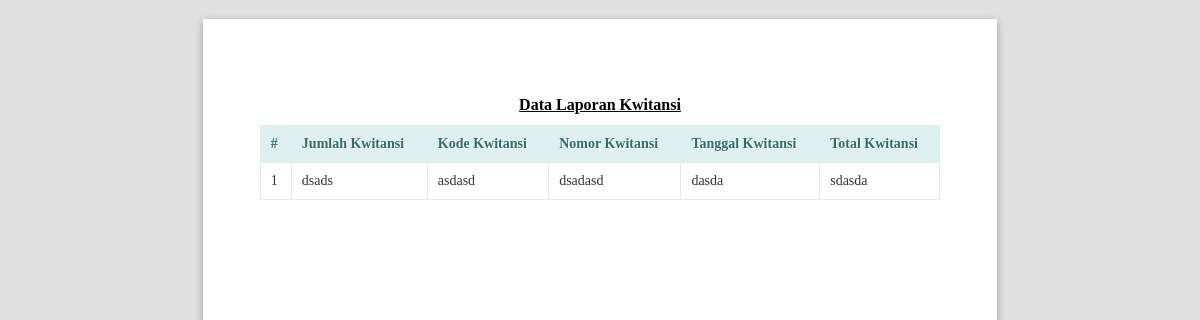
/public/kwitansi/lihatlaporan (signed in), run on the app's committed database.
### tables this page shows
CREATE TABLE `tb_kwitansi` (
  `id` int NOT NULL,
  `jumlah_kwitansi` char(50) NOT NULL,
  `kode_kwitansi` char(50) NOT NULL,
  `nomor_kwitansi` char(50) NOT NULL,
  `tanggal_kwitansi` char(50) NOT NULL,
  `total_kwitansi` char(50) NOT NULL
);

### app/core/Controller.php (called while the page is built, shortened)
<?php
class Controller
{
    public function view($view, $data = [])
    {
        require_once '../app/views/' . $view . '.php';
    }
    public function model($model)
    {
        return new $model;
    }
}

### app/controllers/Kwitansi.php (called while the page is built, shortened)
<?php
class Kwitansi extends Controller
{
    public function lihatlaporan()
    {
        $data['title'] = 'Data Laporan Kwitansi';
        $data['tb_kwitansi'] = $this->model('KwitansiModel')->getAllKwitansi();
        $this->view('kwitansi/lihatlaporan', $data);
    }
}

### app/core/App.php (called while the page is built, shortened)
<?php
class App
{
    protected $method = 'index';
    protected $params = [];
    public function __construct()
    {
        $url = $this->parseURL();
        if (is_array($url) && isset($url[0]) && file_exists('../app/controllers/' . $url[0] . '.php')) {
            unset($url[0]);
        }
        $this->controller = new $this->controller;
        if (isset($url[1])) {
            if (method_exists($this->controller, $url[1])) {
                $this->method = $url[1];
            }
        }
        call_user_func_array([$this->controller, $this->method], $this->params);
    }
    public function parseURL()
    {
        if (isset($_GET['url'])) {
            $url = rtrim($_GET['url'], '/');
            $url = filter_var($url, FILTER_SANITIZE_URL);
            $url = explode('/', $url);
            return $url;
        }
    }
}

### public/index.php (called while the page is built, shortened)
<?php
$app = new App;

### app/core/Database.php (called while the page is built, shortened)
<?php
class Database
{
    private $host = DB_HOST;
    private $user = DB_USER;
    private $pass = DB_PASS;
    private $dbnm = DB_NAME;
    private $dbh;
    private $stmt;
    public function __construct()
    {
        $dsn = 'mysql:host=' . $this->host . ';dbname=' . $this->dbnm;
        $option = [
            PDO::ATTR_PERSISTENT => true,
            PDO::ATTR_ERRMODE => PDO::ERRMODE_EXCEPTION
        ];
        try {
            $this->dbh = new PDO($dsn, $this->user, $this->pass, $option);
        } catch (PDOException $e) {
            die($e->getMessage());
        }
    }
    public function query($query)
    {
        $this->stmt = $this->dbh->prepare($query);
    }
    public function execute()
    {
        $this->stmt->execute();
    }
    public function resultSet()
    {
        $this->execute();
        return $this->stmt->fetchAll(PDO::FETCH_ASSOC);
    }
}

### app/models/KwitansiModel.php (called while the page is built, shortened)
<?php
class KwitansiModel
{
    private $table = 'tb_kwitansi';
    private $db;
    public function __construct()
    {
        $this->db = new Database;
    }
    public function getAllKwitansi()
    {
        $this->db->query('SELECT * FROM ' . $this->table);
        return $this->db->resultSet();
    }
}

### app/views/kwitansi/lihatlaporan.php (the view, shortened to what this page needs)
<!DOCTYPE html>
<html lang="en">
<head>
    <link rel="stylesheet" href="<?= base_url ?>/dist/js/normalize.min.css">
    <link rel="stylesheet" href="<?= base_url ?>/dist/css/paper.css">
</head>
<body class="A4 potrait">
    <section class="sheet padding-15mm">
        <h1 class="center" style="text-decoration: underline;margin-top: 20px;"><?= $data['title'] ?></h1>
        <table class="table">
            <thead>
                <tr>
                    <th style="width: 10px">#</th>
                    <th>Jumlah Kwitansi</th>
                    <th>Kode Kwitansi</th>
                    <th>Nomor Kwitansi</th>
                    <th>Tanggal Kwitansi</th>
                    <th>Total Kwitansi</th>
                </tr>
            </thead>
            <tbody>
                <?php $no = 1; ?>
                <?php foreach ($data['tb_kwitansi'] as $row) : ?>
                    <tr>
                        <td><?= $no; ?></td>
                        <td><?= $row['jumlah_kwitansi']; ?></td>
                        <td><?= $row['kode_kwitansi']; ?></td>
                        <td><?= $row['nomor_kwitansi']; ?></td>
                        <td><?= $row['tanggal_kwitansi']; ?></td>
                        <td><?= $row['total_kwitansi']; ?></td>
                    </tr>
                <?php $no++;
                endforeach; ?>
            </tbody>
        </table>
    </section>
</body>
</html>

### app/views/kwitansi/lihatlaporan.php (style rules this page uses)
.center { margin-right: auto; margin-left: auto; text-align: center; }
h1 { font-size: 16px; }
* { font-family: Calibri; font-size: 14px; }
.table { border: solid 1px #DDEEEE; border-collapse: collapse; border-spacing: 0; font: normal 13px Arial, sans-serif; width: 100%; }
.table thead th { background-color: #DDEFEF; border: solid 1px #DDEEEE; color: #336B6B; padding: 10px; text-align: left; text-shadow: 1px 1px 1px #fff; }
.table tbody td { border: solid 1px #DDEEEE; color: #333; padding: 10px; text-shadow: 1px 1px 1px #fff; }

### data on the page
tb_kwitansi: jumlah_kwitansi "dsads", kode_kwitansi "asdasd", nomor_kwitansi "dsadasd", tanggal_kwitansi "dasda", total_kwitansi "sdasda"

### other printed values
$data['title'] "Data Laporan Kwitansi"
